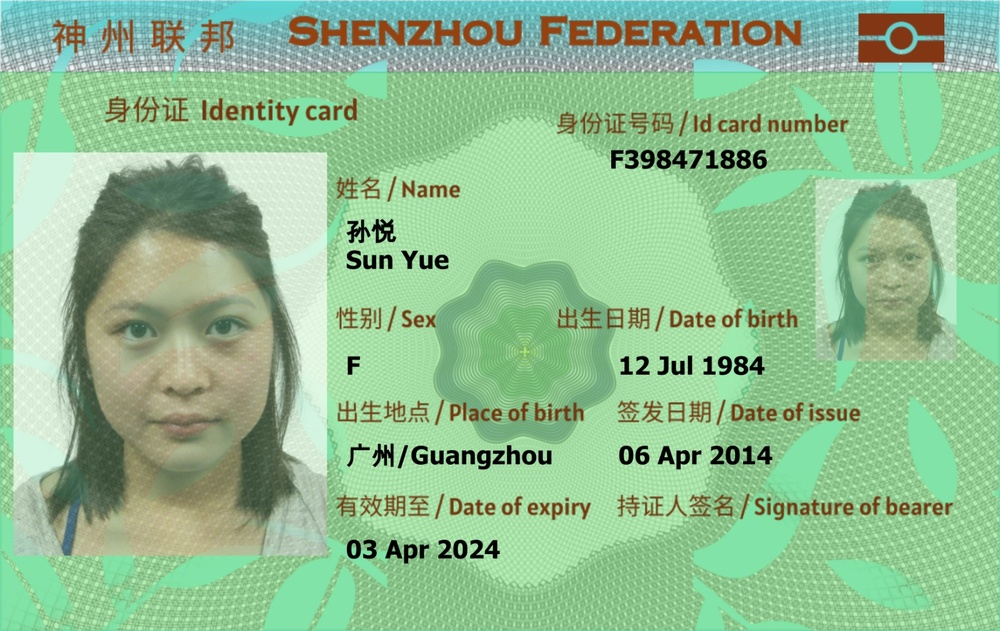
#> input picture WhatsApp Image 2026-02-25 at 3.17.28 PM.jpeg, 1000 x 631 px, shrunk from 1600 x 1009 before the run
$ python -i jpeg_ghost.py   (imports and definitions only)
#> lines starting #> are read from the running program, lines starting #| are printed output that depends on the picture
#> further down, picture is the input picture: shape (631, 1000, 3); mean B, G, R 146.3, 190.1, 144.7
import cv2
import numpy as np


class JPEGGhostDetector:

    def recompress(self, img, quality):

#> called with quality = 60
        encode = [cv2.IMWRITE_JPEG_QUALITY, quality]

        _, enc = cv2.imencode(".jpg", img, encode)

        dec = cv2.imdecode(enc, 1)

        return dec

    def analyze(self, img):

        qualities = [60, 70, 80, 90]

        maps = []

        for q in qualities:

            recompressed = self.recompress(img, q)

            diff = cv2.absdiff(img, recompressed)
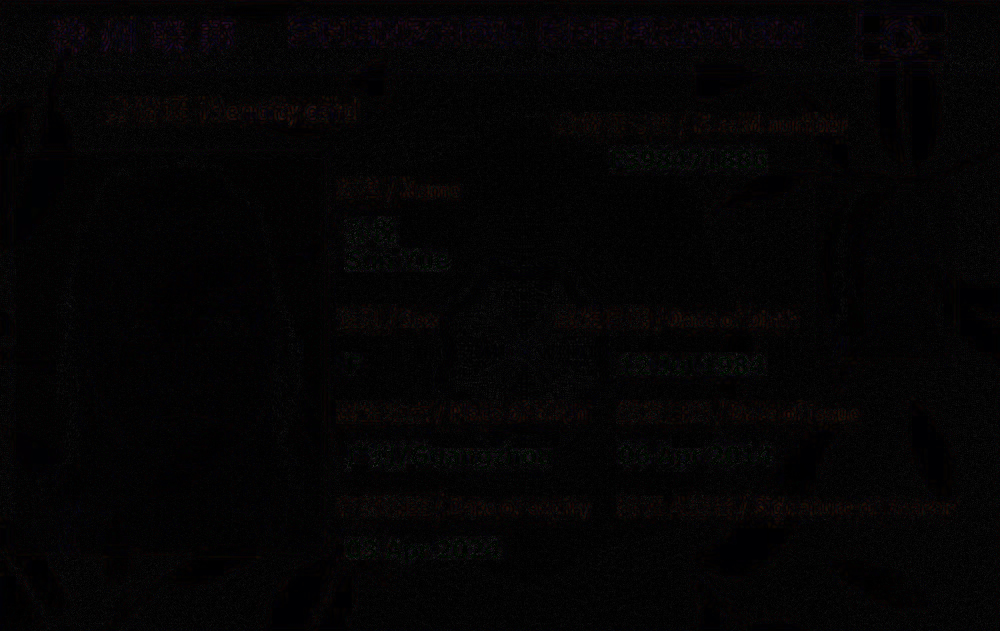
#> diff: shape (631, 1000, 3); mean B, G, R 4.2, 3.8, 4.5

            gray = cv2.cvtColor(diff, cv2.COLOR_BGR2GRAY)

            maps.append(gray.astype(float))

        ghost = np.mean(maps, axis=0)
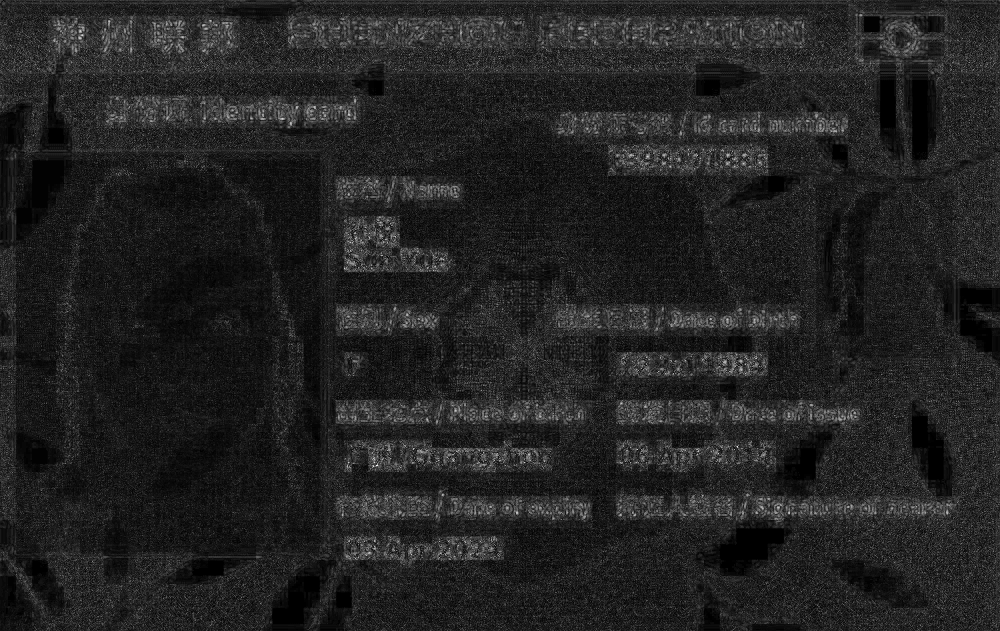
#> ghost: shape (631, 1000) float64; min 0, max 23.25, mean 3.2; drawn with min black and max white

        ghost = cv2.normalize(ghost, None, 0, 255, cv2.NORM_MINMAX)

        return ghost.astype("uint8")

    def score(self, ghost_map):

        score = np.percentile(ghost_map, 95) / 255 * 100

        return min(score, 100)

>>> import cv2
>>> picture = cv2.imread('WhatsApp Image 2026-02-25 at 3.17.28 PM.jpeg')
>>> result = JPEGGhostDetector().analyze(picture)
